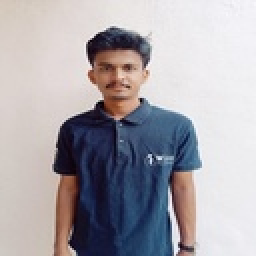
#> input picture Local-Binary-Pattern/test_images/Shubham Sawant.jpg, 128 x 128 px, shrunk from 320 x 320 before the run (shown 2 times larger)
$ python basic_lbp.py
#> lines starting #> are read from the running program, lines starting #| are printed output that depends on the picture
import cv2
import numpy as np
from matplotlib import pyplot as plt

def center_compare(center, pixel_list):
    out = []
    for pixel in pixel_list:
        if pixel >= center:
            out.append(1)
        else:
            out.append(0)
    return out

def get_pixel(map, x, y):
    try:
        return map[x, y]
    except IndexError:
        return 0

def binary2decimal(binary_list):
    binary_list.reverse()
    ans = 0
    factor = 1
    for i in binary_list:
        ans += i*factor
        factor*=2
    return ans


img = cv2.imread('./test_images/Shubham Sawant.jpg', 0)
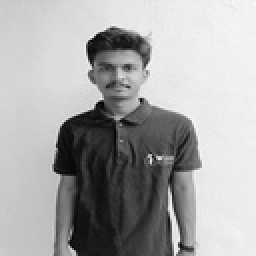
#> img: shape (128, 128) (shown 2 times larger); min 2, max 249, mean 168.1
img_lbp = cv2.imread('./test_images/Shubham Sawant.jpg', 0)

height, width = img.shape
#> height = 128; width = 128

for x in range(0, width):
    for y in range(0, height):
        center = img[x, y]
        top_left = get_pixel(img, x-1, y-1)
        top_up = get_pixel(img, x, y-1)
        top_right = get_pixel(img, x+1, y-1)
        left = get_pixel(img, x-1, y)
        right = get_pixel(img, x+1, y)
        bottom_left = get_pixel(img, x-1, y+1)
        bottom_down = get_pixel(img, x, y+1)
        bottom_right = get_pixel(img, x+1, y+1)

        neighbor_list = [top_left, top_up, top_right, right, bottom_right, bottom_down, bottom_left, left]
        binary_list = center_compare(center, neighbor_list)
        decimal_value = binary2decimal(binary_list)
        img_lbp.itemset((x, y), decimal_value)
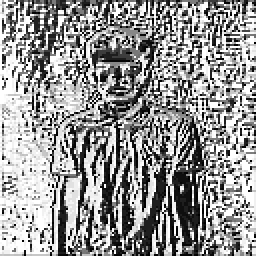
#> img_lbp: shape (128, 128) (shown 2 times larger); min 0, max 255, mean 150.7
cv2.imwrite('./test_images/Shubham Sawant_lbp.png', img_lbp)
hist, bins = np.histogram(img.flatten(), 256, [0,256])
hist_lbp, bins_lbp = np.histogram(img_lbp.flatten(), 256, [0,256])

cfd = hist.cumsum() #calculate the Cumulative Frequency Distribution
cfd_lbp = hist_lbp.cumsum()
cfd_normalized = cfd * hist.max()/cfd.max()
cfd_lbp_normalized = cfd_lbp * hist_lbp.max()/cfd_lbp.max()

plt.figure()
plt.hist(hist, bins)
plt.savefig('Shubham Sawant_hist.png')
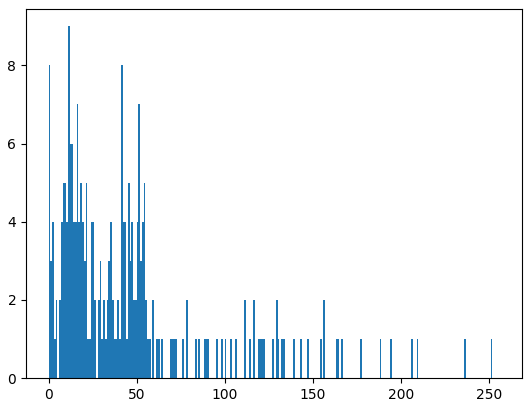
#> figure drawn by matplotlib, 1 panel; tallest bar 9 high, from x = 11 to 12
plt.figure()
plt.hist(hist_lbp, bins_lbp)
plt.savefig('Shubham Sawant_lbp_hist.png')
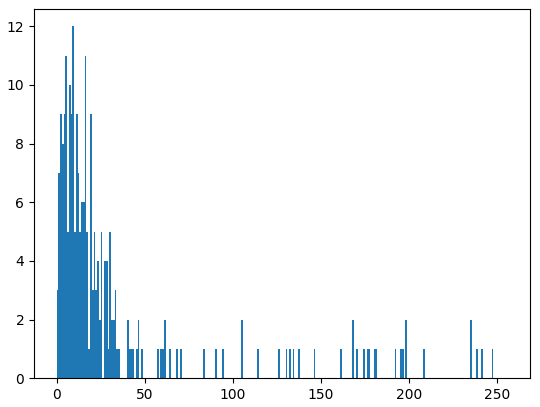
#> figure drawn by matplotlib, 1 panel; tallest bar 12 high, from x = 9 to 10

$ run again, with Local-Binary-Pattern/test_images/000.jpg copied over Local-Binary-Pattern/test_images/Shubham Sawant.jpg
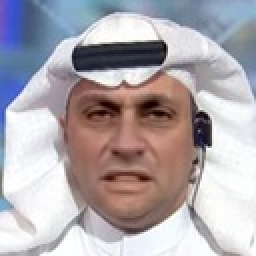
#> input picture Local-Binary-Pattern/test_images/000.jpg, 128 x 128 px, shrunk from 320 x 320 before the run (shown 2 times larger)
#> after the loop `for x in range(0, width):`:
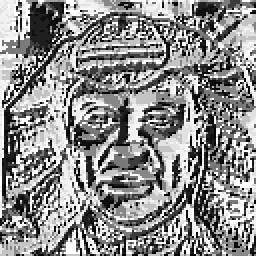
#> img_lbp: shape (128, 128) (shown 2 times larger); min 0, max 255, mean 139.4
#> `plt.savefig('Shubham Sawant_lbp_hist.png')`:
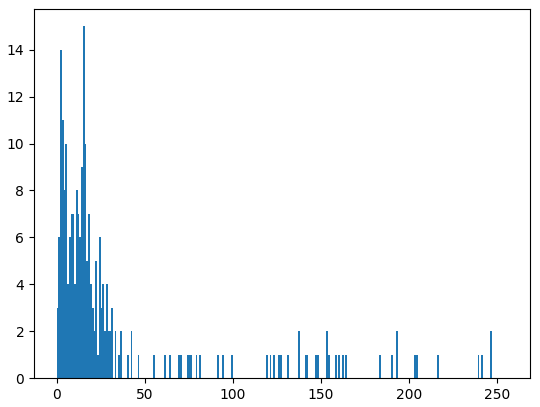
#> figure drawn by matplotlib, 1 panel; tallest bar 15 high, from x = 15 to 16
